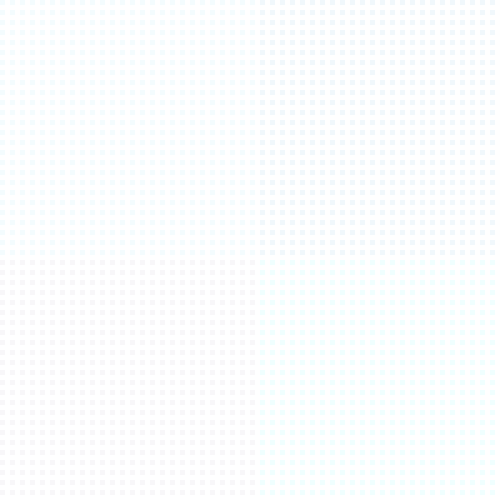
Frame 1 (no input)
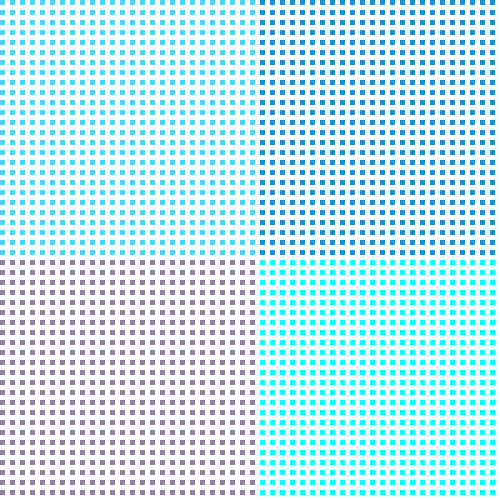
Frame 60 (the mouse pressed at the canvas centre just before this capture)
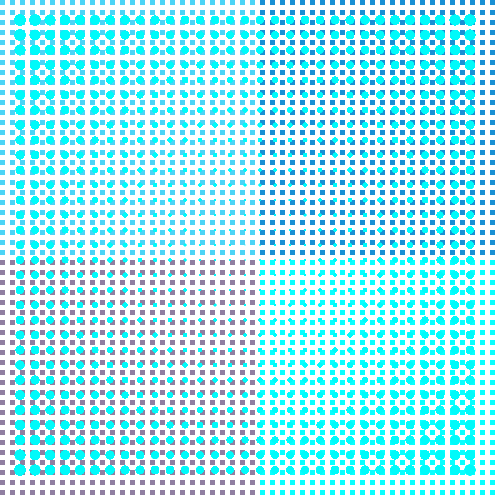
Frame 120 (the mouse held since frame 60 and released just before this capture)

The Processing sketch that drew these frames (run headless with seeded random() and noise(); from frame 60 on, the mouse is pressed at the canvas centre):

// Processing sketch: processing_2747
// ── processing_2747.pde

void setup(){
  size (500,500);
  background (255);
}


void draw(){
  uno();
  tres();
  cuatro();
  cinco();
  dos();
}
void dos (){
  noStroke();
  smooth();

  for(float x=20; x<=480; x+=15){
    for(float y=20; y<=480; y+=15){
      float d;
      d= sqrt(((mouseX-x)*(mouseX-x))+((mouseY-y)*(mouseY-y)));
      fill  (0,mouseY,mouseY, mouseX);    
      ellipse(x, y, d/30, d/30);  
    }
  }
}

void uno(){

  noStroke();
  smooth();
  fill(20,140,198,15);
  for(float y=0; y<=250; y+=10){
    for(float x=260; x<=500; x+=10){
      rect(x, y, 5,5);
    }
  }
}
void tres(){
  noStroke();
  smooth();
  fill(72,205,237,15);
  for(float y=0; y<=250; y+=10){
    for(float x=0; x<=250; x+=10){
      rect(x, y, 5,5); 
    }
  }
}

void cuatro(){
  noStroke();
  smooth();
  fill(3,255,253,15);
  for(float y=260; y<=500; y+=10){
    for(float x=260; x<=500; x+=10){
      rect(x, y,5,5);
    }
  }
}
void cinco(){
  noStroke();
  smooth();
  fill(136,113,160,15);
  for(float y=260; y<=500; y+=10){
    for(float x=0; x<=250; x+=10){
      rect(x,y,5,5);
    }
  }
}
